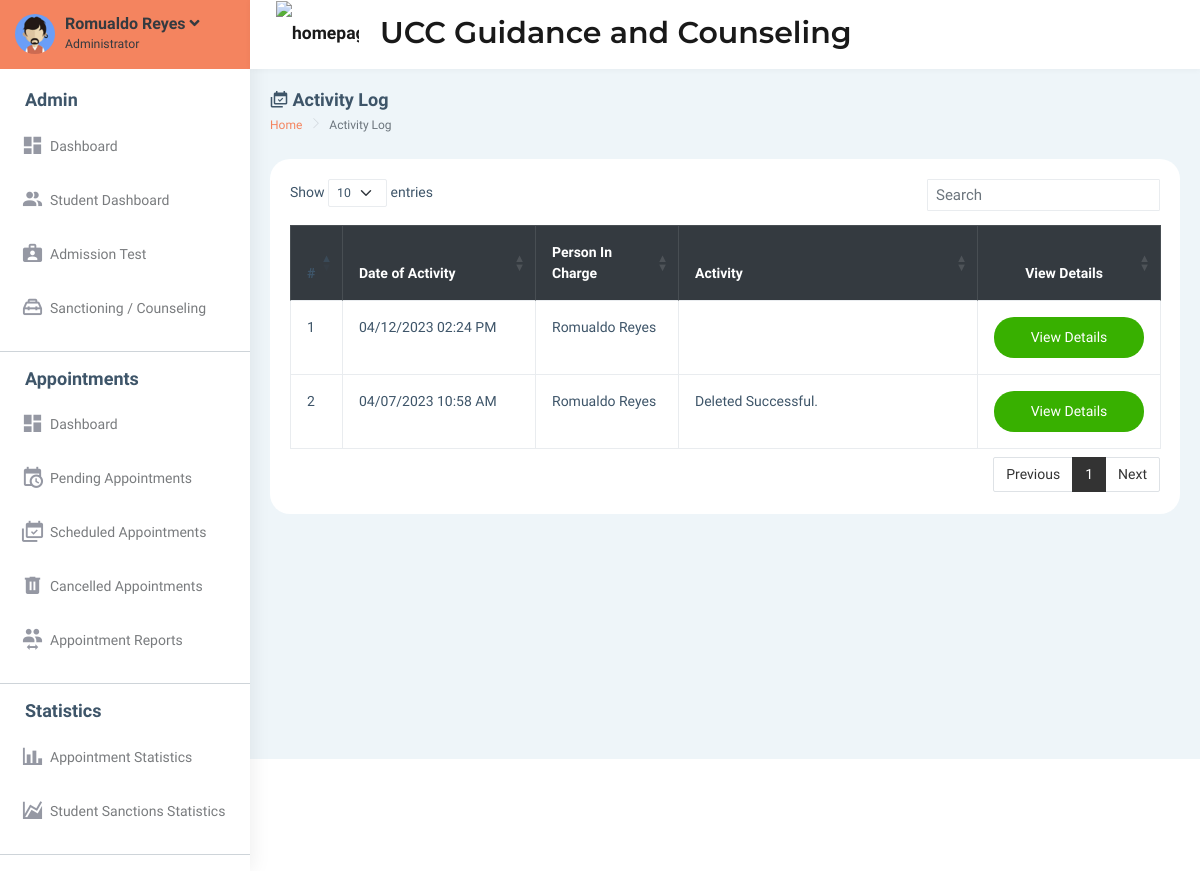
Screenshot of /adminPortal/activitylog.php (signed in) with the database file from the repository.
### tables this page shows
CREATE TABLE `tbl_students` (
  `ID` int(11) NOT NULL,
  `studentNumber` varchar(45) NOT NULL,
  `studentName` varchar(45) NOT NULL,
  `studentCourse` varchar(45) NOT NULL,
  `studentEmail` varchar(45) NOT NULL,
  `studentPassword` varchar(45) NOT NULL,
  `vkey` varchar(45) NOT NULL,
  `studentCreateDate` timestamp(6) NOT NULL DEFAULT current_timestamp(6),
  `studentVerified` varchar(3) NOT NULL,
  `userType` varchar(5) NOT NULL,
  `userStatus` int(1) NOT NULL,
  `regForm` varchar(255) NOT NULL,
  `regSelfie` varchar(255) NOT NULL,
  `resetCode` varchar(45) NOT NULL
);

CREATE TABLE `tbl_activitylog` (
  `activityID` int(11) NOT NULL,
  `admName` varchar(255) NOT NULL,
  `admFile` varchar(255) NOT NULL,
  `activityActionBefore` mediumtext NOT NULL,
  `activityActionAfter` mediumtext NOT NULL,
  `activityReason` mediumtext NOT NULL,
  `activityDetails` varchar(255) NOT NULL,
  `date` datetime NOT NULL DEFAULT current_timestamp()
);

### adminPortal/activitylog.php (the view, shortened to what this page needs)
<?php include 'sources/session.php';
?>
<!DOCTYPE html>
<html dir="ltr" lang="en">
<head>
    <link rel="stylesheet" href="https://cdn.datatables.net/1.12.1/css/dataTables.bootstrap5.min.css">
    <link rel="stylesheet" href="src/styles/customStyle.css">
</head>
<?php
include 'includes/header.php';
?>
<body>
    <div id="main-wrapper" data-layout="vertical" data-navbarbg="skin5" data-sidebartype="full" data-sidebar-position="absolute" data-header-position="absolute" data-boxed-layout="full">
        <?php include 'includes/topbar.php'; ?>
        <?php include 'includes/sidebar.php'; ?>
        <?php include 'includes/modals/activitylog-modal.php';?>
        <div class="page-wrapper">
            <div class="page-breadcrumb">
                <div class="row align-items-center">
                    <div class="col-5">
                        <h4 class="page-title"><i class="mdi mdi-calendar-multiple-check"></i> Activity Log</h4>
                        <div class="d-flex align-items-center">
                            <nav aria-label="breadcrumb">
                                <ol class="breadcrumb">
                                    <li class="breadcrumb-item"><a href="index.php" style="color: #f4845f;">Home</a></li>
                                    <li class="breadcrumb-item active" aria-current="page">Activity Log</li>
                                </ol>
                            </nav>
                        </div>
                    </div>
                </div>
            </div>
            <div class="container-fluid">
                <div class="row">
                    <div class="col-12">
                        <div class="card">
                            <div class="table-responsive" style="padding: 20px;">
                                <table id="dataTable" class="table table-bordered table-hover">
                                    <thead class="table-dark">
                                        <tr>
                                            <th scope="col" style="width: 1px;">#</th>
                                            <th scope="col" style="color: #fff; width: 150px;">Date of Activity</th>
                                            <th scope="col" style="color: #fff; width: 100px;">Person In Charge</th>
                                            <th scope="col" style="color: #fff; display: auto;">Activity</th>
                                            <th scope="col" style="color: #fff; width: 100px; text-align: center;">View Details</th>
                                        </tr>
                                    </thead>
                                    <tbody>
                                        <?php
                                        $load = mysqli_query($mysqli, "SELECT * FROM tbl_activitylog ORDER BY activityID DESC");
                                        $i = 1;
                                        while ($row = $load->fetch_assoc()) {
                                            echo "<tr>
                                                 <td style='width: 1px;'>" . $i . "</td>
                                                 <td style='display: none;'>" . $row["activityID"] . "</td>
                                                 <td>" . date('m/d/Y h:i A', strtotime($row["date"])) . "</td>
                                                 <td style=''>" . $row["admName"] . "</td>
                                                 <td style='display: none;'>" . $row["admFile"] . "</td>
                                                 <td style='display: none;'>" . $row["activityActionBefore"] . "</td>
                                                 <td style='display: none;'>" . $row["activityActionAfter"] . "</td>
                                                 <td style='display: none;'>" . $row["activityReason"] . "</td>
                                                 <td style='display: auto;'>" . $row["activityDetails"] . "</td>
                                                 <td style='text-align:center; width: 100px;'><button style='width: 150px;' type='button' class='btn btn-primary btngreen btnact' data-bs-toggle='modal' data-bs-target='#seemoreModal'>
                                                 View Details
                                                 </button></td>
                                                 </tr>";
                                            $i++;
                                        }
                                        ?>
                                    </tbody>
                                </table>
                            </div>
                        </div>
                    </div>
                </div>
            </div>
        </div>
    </div>
</body>
</html>

### adminPortal/includes/sidebar.php (shortened to what this page needs)
<?php
include '../config.php';
$query = mysqli_query($mysqli, "SELECT * FROM tbl_students WHERE studentNumber='{$_SESSION['SESSION_EMAIL']}'");
if (mysqli_num_rows($query) > 0) {
    $row = mysqli_fetch_assoc($query);
    $sName = $row['studentName'];
}
?>
<link rel="stylesheet" href="//cdn.jsdelivr.net/npm/@mdi/font@6.9.96/css/materialdesignicons.min.css">
<aside class="left-sidebar" data-sidebarbg="skin6" style="margin-top: -85px;">
    <div class="scroll-sidebar">
        <nav class="sidebar-nav">
            <ul id="sidebarnav">
                <li>
                    <div class="user-profile d-flex no-block dropdown m-t-20" style="background-color: #f4845f !important;">
                        <div class="user-pic"><img src="../assets/images/users/d1.jpg" alt="users" class="rounded-circle" width="40" /></div>
                        <div class="user-content hide-menu m-l-10">
                            <a href="#" class="" id="Userdd" role="button" data-bs-toggle="dropdown" aria-haspopup="true" aria-expanded="false">
                                <h5 class="m-b-0 user-name font-medium"><?php echo $sName ?> <i class="fa fa-angle-down"></i></h5>
                                <small style="color: black;">Administrator</small>
                            </a>
                        </div>
                    </div>
                </li>
                <h4 class="col-md-12" style="margin-top:20px; margin-left:25px;">Admin</h4>
                <li class="sidebar-item"> <a class="sidebar-link waves-effect waves-dark sidebar-link" href="index.php" aria-expanded="false"><i class="mdi mdi-view-dashboard"></i><span class="hide-menu">Dashboard</span></a></li>
                <li class="sidebar-item"> <a class="sidebar-link waves-effect waves-dark sidebar-link" href="student.php" aria-expanded="false"><i class="mdi mdi-account-multiple"></i><span class="hide-menu">Student Dashboard</span></a></li>
                <li class="sidebar-item"> <a class="sidebar-link waves-effect waves-dark sidebar-link" href="admissiontest-records.php" aria-expanded="false"><i class="mdi mdi-briefcase-account"></i><span class="hide-menu">Admission Test</span></a></li>
                <li class="sidebar-item"> <a class="sidebar-link waves-effect waves-dark sidebar-link" href="sanctions-and-counseling.php" aria-expanded="false"><i class="mdi mdi-toolbox-outline"></i><span class="hide-menu">Sanctioning / Counseling</span></a></li>
                <hr class="hr" />
                <h4 class="col-md-12" style="margin-top:10px; margin-left:25px;">Appointments</h4>
                <li class="sidebar-item"> <a class="sidebar-link waves-effect waves-dark sidebar-link" href="appointmentsDashboard.php" aria-expanded="false"><i class="mdi mdi-view-dashboard"></i><span class="hide-menu">Dashboard</span></a></li>
                <li class="sidebar-item"> <a class="sidebar-link waves-effect waves-dark sidebar-link" href="pendingAppointments.php" aria-expanded="false"><i class="mdi mdi-calendar-clock"></i><span class="hide-menu">Pending Appointments</span></a></li>
                <li class="sidebar-item"> <a class="sidebar-link waves-effect waves-dark sidebar-link" href="scheduledAppointments.php" aria-expanded="false"><i class="mdi mdi-calendar-multiple-check"></i><span class="hide-menu">Scheduled Appointments</span></a></li>
                <li class="sidebar-item"> <a class="sidebar-link waves-effect waves-dark sidebar-link" href="cancelledAppointments.php" aria-expanded="false"><i class="mdi mdi-trash-can"></i><span class="hide-menu">Cancelled Appointments</span></a></li>
                <li class="sidebar-item"> <a class="sidebar-link waves-effect waves-dark sidebar-link" href="appointmentHistory.php" aria-expanded="false"><i class="mdi mdi-account-switch"></i><span class="hide-menu">Appointment Reports</span></a></li>
                <hr class="hr" />
                <h4 class="col-md-12" style="margin-top:10px; margin-left:25px;">Statistics</h4>
                <li class="sidebar-item"> <a class="sidebar-link waves-effect waves-dark sidebar-link" href="appointmentStatistics.php" aria-expanded="false"><i class="mdi mdi-chart-bar"></i><span class="hide-menu">Appointment Statistics</span></a></li>
                <li class="sidebar-item"> <a class="sidebar-link waves-effect waves-dark sidebar-link" href="sanctionStatistics.php" aria-expanded="false"><i class="mdi mdi-chart-areaspline"></i><span class="hide-menu">Student Sanctions Statistics</span></a></li>
                <hr class="hr" />
            </ul>
        </nav>
    </div>
</aside>

### adminPortal/src/styles/customStyle.css (style rules this page uses)
.card { border-radius: 20px !important; }
.seemorebtn, .btngreen { background: #38b000 !important; color: #fff !important; padding: 10px 20px 10px 20px !important; border-style:none !important; border-radius: 20px !important; }

### adminPortal/includes/sidebar.php (style rules this page uses)
.user-content a h5, .user-content a small { color: #343a40 !important; }
.left-sidebar { height: auto !important; }

### rows the page displays
tbl_students: studentName "Romualdo Reyes"
tbl_activitylog: date "04/12/2023 02:24 PM", admName "Romualdo Reyes"
tbl_activitylog: date "04/07/2023 10:58 AM", admName "Romualdo Reyes", activityDetails "Deleted Successful."
